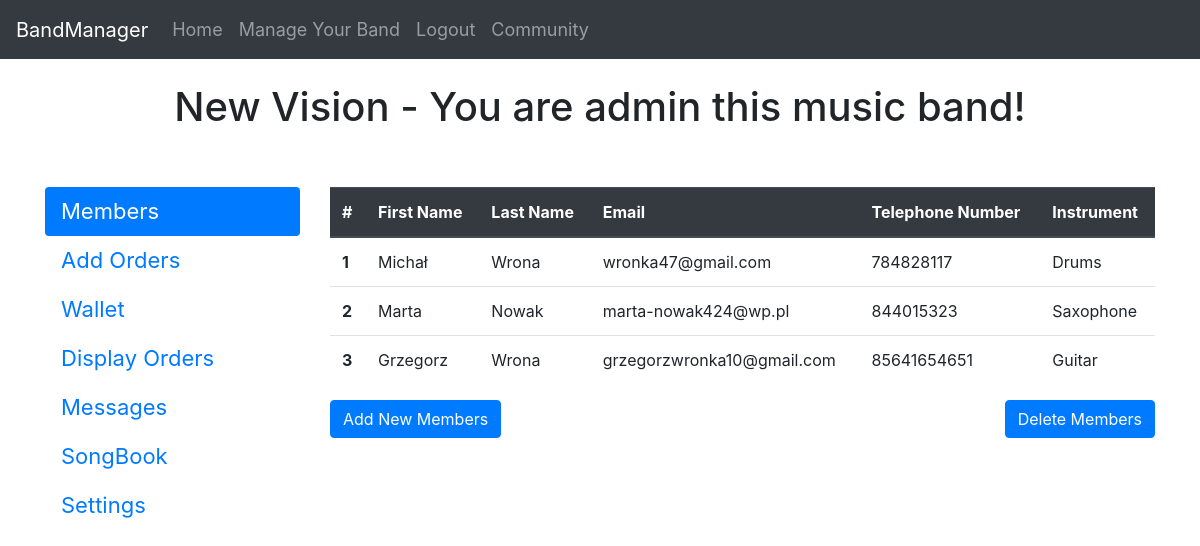
The app's page /manage-your-band/1 (signed in) with its own data.
### website/models.py (models this page shows)
class Band(db.Model):
    id = db.Column(db.Integer, primary_key=True, unique=True)
    name = db.Column(db.String(150))
    city = db.Column(db.String(150))
    music_type = db.Column(db.String(150))
    password = db.Column(db.String(150))
    user_id_admin = db.Column(db.Integer, db.ForeignKey('user.id'))
    date_created = db.Column(db.DateTime(timezone=True), default=func.now())
    budget = db.Column(db.Integer, default=0)

class User(db.Model, UserMixin):
    id = db.Column(db.Integer, primary_key=True, unique=True)
    first_name = db.Column(db.String(150))
    surname = db.Column(db.String(150))
    email = db.Column(db.String(150), unique=True)
    password = db.Column(db.String(150))
    telephone_number = db.Column(db.Integer)
    instrument = db.Column(db.String(150))
    band_id = db.Column(db.Integer)
    wallet = db.Column(db.Integer, default=0)
    band = db.relationship('Band')

### website/app/band.py (the view)
@band.route('/manage-your-band/<int:band_id>', methods=['GET', 'POST'])
@login_required
def band_manager(band_id):
    band = Band.query.filter_by(id=band_id).first()
    users_in_this_band = User.query.filter_by(band_id=band.id).all()
    users_without_band = User.query.filter_by(band_id=None).all()
    list_with_index_and_user_object = []
    index = 1
    for user in users_in_this_band:
        list_with_index_and_user_object.append([index, user])
        index += 1
    orders = Orders.query.filter_by(band_id=band.id).all()
    bank = Bank.query.filter_by(band_id=band_id).all()
    return render_template('band_manager.html', user=current_user, band=band,
    users_in_this_band=list_with_index_and_user_object, users_without_band=users_without_band,
    orders=orders, bank=bank, users_in_this_band_for_wallet=users_in_this_band)

### website/templates/band_manager.html (shortened to what this page needs)
{% extends "base.html" %}
{% block content %}
<br/>
{% if band.user_id_admin == user.id %}
<h1 align="center">{{band.name}} - You are admin this music band!</h1>
{% else %}
<h1 align="center">{{band.name}} - You are a member of a music band!</h1>
{% endif %}
<br><br/>
<div class="row">
<div class="col-3">
    <div class="nav flex-column nav-pills" id="v-pills-tab" role="tablist" aria-orientation="vertical"  style="font-size: 22px;">
        <a class="nav-link active" id="v-pills-members-tab" data-toggle="pill" href="#v-pills-members" role="tab" aria-controls="v-pills-home" aria-selected="true">Members</a>
        <a class="nav-link" id="v-pills-orders-tab" data-toggle="pill" href="#v-pills-orders" role="tab" aria-controls="v-pills-orders" aria-selected="false">Add Orders</a>
        <a class="nav-link" id="v-pills-wallet-tab" data-toggle="pill" href="#v-pills-wallet" role="tab" aria-controls="v-pills-wallet" aria-selected="false">Wallet</a>
        <a class="nav-link" id="v-pills-display-orders-tab" data-toggle="pill" href="#v-display-pills-orders" role="tab" aria-controls="v-display-pills-orders" aria-selected="false">Display Orders</a>
        <a class="nav-link" id="v-pills-messages-tab" data-toggle="pill" href="#v-pills-messages" role="tab" aria-controls="v-pills-messages" aria-selected="false">Messages</a>
        <a class="nav-link" id="v-pills-songbook-tab" data-toggle="pill" href="#v-pills-songbook" role="tab" aria-controls="v-pills-songbook" aria-selected="false">SongBook</a>
        <a class="nav-link" id="v-pills-settings-tab" data-toggle="pill" href="#v-pills-settings" role="tab" aria-controls="v-pills-settings" aria-selected="false">Settings</a>
    </div>
</div>
<div class="col-9">
    <div class="tab-content" id="v-pills-tabContent">
        <div class="tab-pane fade show active" id="v-pills-members" role="tabpanel" aria-labelledby="v-pills-members-tab">
            <table class="table">
                <thead class="thead-dark">
                    <tr>
                        <th scope="col">#</th>
                        <th scope="col">First Name</th>
                        <th scope="col">Last Name </th>
                        <th scope="col">Email</th>
                        <th scope="col">Telephone Number</th>
                        <th scope="col">Instrument</th>
                    </tr>
                </thead>
                <tbody>
                    {% for i, user in users_in_this_band %}
                    <tr>
                        <th scope="row">{{i}}</th>
                        <td>{{user.first_name}}</td>
                        <td>{{user.surname}}</td>
                        <td>{{user.email}}</td>
                        <td>{{user.telephone_number}}</td>
                        <td>{{user.instrument}}</td>
                    </tr>
                    {% endfor %}
                </tbody>
            </table>
            {% if band.user_id_admin == user.id %}
            <button type="button" class="btn btn-primary" data-toggle="modal" data-target="#addNewMembersModal">
            Add New Members
            </button>
            <button type="button" class="btn btn-primary" data-toggle="modal" data-target="#deleteMembersModal" style="float:right;">
            Delete Members
            </button>
            {% endif %}
        </div>
    </div>
</div>
{% endblock %}

### records on screen
Band: name "New Vision"
User: i "1", first_name "Michał", surname "Wrona", email "wronka47@gmail.com", telephone_number "784828117", instrument "Drums"
User: id "2", first_name "Marta", surname "Nowak", email "marta-nowak424@wp.pl", telephone_number "844015323", instrument "Saxophone"
User: id "3", first_name "Grzegorz", surname "Wrona", email "grzegorzwronka10@gmail.com", telephone_number "85641654651", instrument "Guitar"
